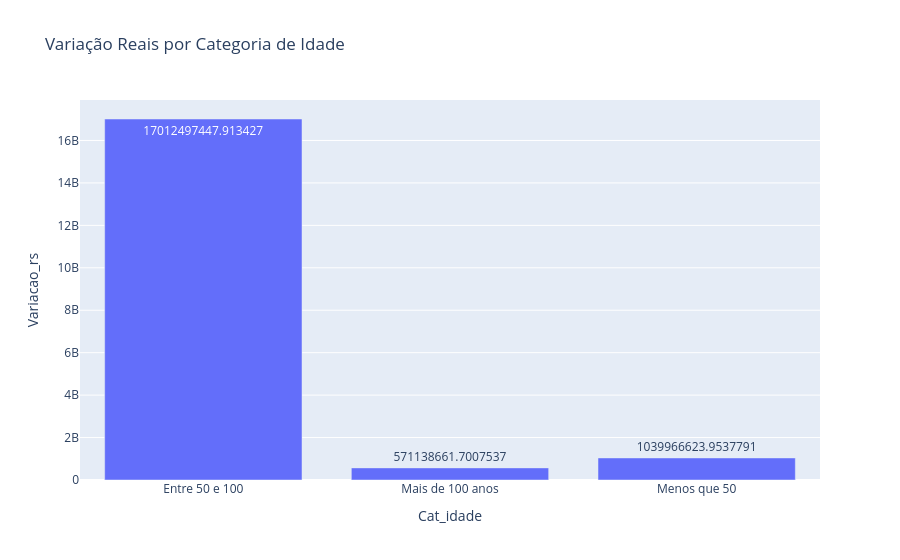

Source (notebook cell):
### Code cell
df_analise_cat_idade = df_principal.groupby('Cat_idade')['Variacao_rs'].sum().reset_index()
df_analise_cat_idade

fig = px.bar(df_analise_cat_idade, x='Cat_idade', y='Variacao_rs', text='Variacao_rs', title='Variação Reais por Categoria de Idade')
fig.show()

### Figure 1 — Plotly figure (JSON) as saved in the notebook; plotly's stock layout.template omitted (floating-point values rounded to 4 significant figures)
{"data": [{"hovertemplate": "Cat_idade=%{x}<br>Variacao_rs=%{text}<extra></extra>", "legendgroup": "", "marker": {"color": "#636efa", "pattern": {"shape": ""}}, "name": "", "orientation": "v", "showlegend": false, "text": [17010000000.0, 571100000.0, 1040000000.0], "textposition": "auto", "type": "bar", "x": ["Entre 50 e 100", "Mais de 100 anos", "Menos que 50"], "xaxis": "x", "y": [17010000000.0, 571100000.0, 1040000000.0], "yaxis": "y"}], "layout": {"barmode": "relative", "legend": {"tracegroupgap": 0}, "title": {"text": "Variação Reais por Categoria de Idade"}, "xaxis": {"anchor": "y", "domain": [0, 1], "title": {"text": "Cat_idade"}}, "yaxis": {"anchor": "x", "domain": [0, 1], "title": {"text": "Variacao_rs"}}}}
